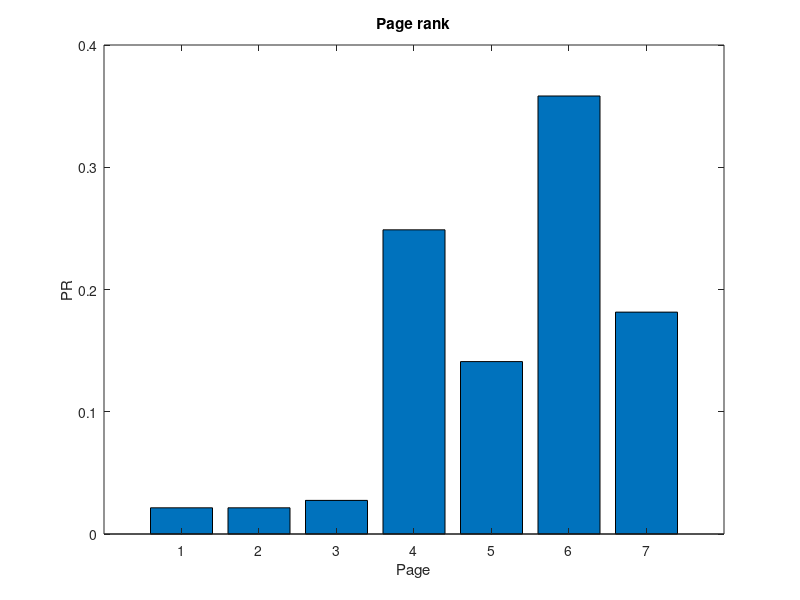

Recreate this plot in MATLAB.
function [index_number, Edges, I, B, A, b, r] = page_rank()
    index_number = 189507;
    N = 7; 
    d = 0.85; 
    b_value = (1 - d) / N;

    Edges = [
        1, 1, 2, 2, 2, 3, 3, 3, 4, 4, 5, 5, 6, 6, 7;
        4, 6, 3, 4, 5, 5, 6, 7, 5, 6, 4, 6, 4, 7, 6
    ];

    I = speye(N); 
    B = sparse(Edges(2,:), Edges(1,:), 1, N, N);
    
    L = sum(B, 1)';  
    
    A = spdiags(1 ./ L, 0, N, N); 
    M = I - d * (B * A); 

    b = b_value * ones(N, 1);
    
    %zadanie 5
    r = M \ b; 
    bar(r);
    title("Page rank");
    xlabel("Page");
    ylabel("PR");
end
